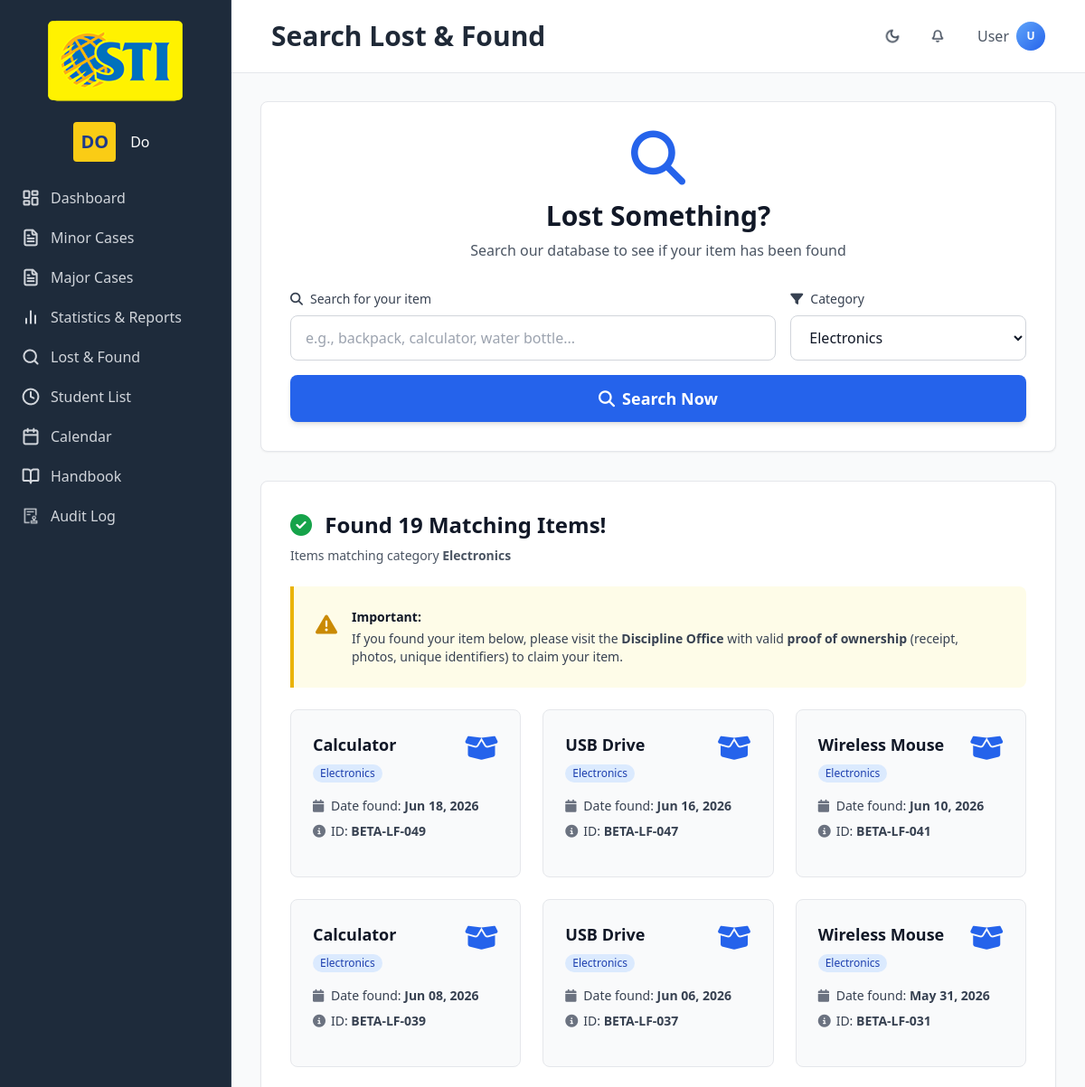
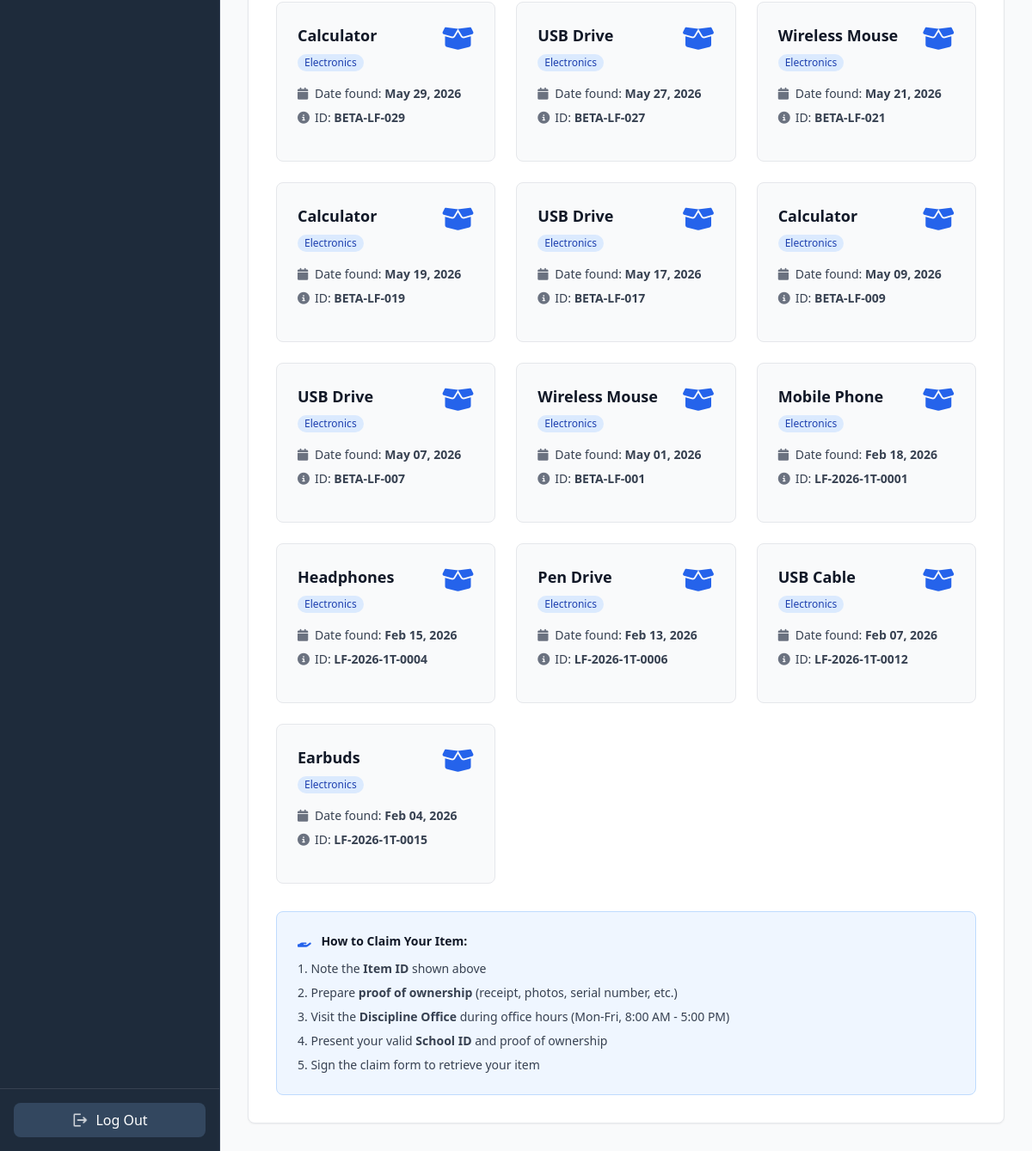
Page /modules/shared/searchLostAndFound.php?category=Electronics on the committed database (2 pictures, top to bottom).
### tables this page shows
CREATE TABLE lost_found_items (
    item_id VARCHAR(20) PRIMARY KEY,
    item_name VARCHAR(200) NOT NULL,
    category VARCHAR(50) NOT NULL,
    description LONGTEXT,
    found_location VARCHAR(200) NOT NULL,
    date_found DATE NOT NULL DEFAULT (CURRENT_DATE),
    time_found TIME,
    finder_name VARCHAR(100),
    finder_student_id VARCHAR(20) NULL,
    status VARCHAR(20) DEFAULT 'Unclaimed' CHECK (status IN ('Unclaimed', 'Claimed', 'Disposed')),
    claimer_name VARCHAR(100),
    claimer_student_id VARCHAR(20) NULL,
    date_claimed DATE,
    image_path VARCHAR(500),
    is_archived TINYINT(1) DEFAULT 0,
    archived_at DATETIME,
    created_at DATETIME DEFAULT CURRENT_TIMESTAMP,
    updated_at DATETIME DEFAULT CURRENT_TIMESTAMP ON UPDATE CURRENT_TIMESTAMP,
    CONSTRAINT fk_lost_found_finder FOREIGN KEY (finder_student_id) REFERENCES students(student_id),
    CONSTRAINT fk_lost_found_claimer FOREIGN KEY (claimer_student_id) REFERENCES students(student_id)
);

### modules/shared/searchLostAndFound.php (the view, shortened to what the rows shown need)
<?php
require_once __DIR__ . '/../../includes/lostAndFoundFunctions.php';
$searchResults = [];
$hasSearched = false;
$errorMessage = '';
$selectedCategory = '';
if ($_SERVER['REQUEST_METHOD'] === 'GET') {
    $searchTerm = isset($_GET['search']) ? trim($_GET['search']) : '';
    $selectedCategory = !empty($_GET['category']) ? $_GET['category'] : '';
    if ($searchTerm !== '' || $selectedCategory !== '') {
        $hasSearched = true;
        $category = $selectedCategory !== '' ? $selectedCategory : null;
        try {
            $searchResults = searchLostItems($searchTerm, $category);
        } catch (Exception $e) {
            $errorMessage = "Search error: " . $e->getMessage();
            error_log("Lost & Found Search Error: " . $e->getMessage());
        }
    }
}
?>
<!DOCTYPE html>
<html lang="en">
<head>
    <script src="https://cdn.tailwindcss.com"></script>
    <link rel="stylesheet" href="https://cdnjs.cloudflare.com/ajax/libs/font-awesome/6.5.1/css/all.min.css">
</head>
<body class="bg-gray-50 dark:bg-[#1F2937] text-gray-900 dark:text-gray-100 transition-colors duration-300 antialiased [scrollbar-gutter:stable]">
    <div class="flex h-screen overflow-hidden">
        <div class="flex-1 overflow-y-auto ml-0 md:ml-64 transition-all duration-300">
            <?php include __DIR__ . '/../../includes/header.php'; ?>
            <main class="p-4 pt-20 sm:p-6 sm:pt-24 md:p-8 md:pt-28 min-h-screen transition-colors duration-300">
                <div class="bg-white dark:bg-[#111827] border border-gray-200 dark:border-slate-700 rounded-lg shadow-sm p-4 sm:p-6 md:p-8 mb-6 sm:mb-8">
                    <div class="text-center mb-6 sm:mb-8">
                        <h2 class="text-xl sm:text-2xl md:text-3xl font-bold text-gray-900 dark:text-gray-100 mb-1 sm:mb-2">Lost Something?</h2>
                    </div>
                </div>
                <?php if ($hasSearched && !$errorMessage): ?>
                    <div class="bg-white dark:bg-[#111827] border border-gray-200 dark:border-slate-700 rounded-lg shadow-sm p-4 sm:p-6 md:p-8">
                        <?php
                            $searchSummaryParts = [];
                            if ($selectedCategory !== '') {
                                $searchSummaryParts[] = 'category <strong>' . htmlspecialchars($selectedCategory) . '</strong>';
                            }
                            $searchSummary = !empty($searchSummaryParts) ? implode(' and ', $searchSummaryParts) : 'your criteria';
                        ?>
                        <?php if (empty($searchResults)): ?>
                            <div class="text-center py-8 sm:py-12">
                                <i class="fas fa-inbox text-4xl sm:text-5xl md:text-6xl text-gray-400 dark:text-gray-600 mb-3 sm:mb-4"></i>
                                <h3 class="text-lg sm:text-xl md:text-2xl font-semibold text-gray-900 dark:text-gray-100 mb-2">No Matching Items Found</h3>
                                <p class="text-xs sm:text-sm text-gray-600 dark:text-gray-400 mb-6">
                                    We couldn't find any items matching <?php echo $searchSummary; ?>
                                </p>
                                <div class="bg-blue-50 dark:bg-blue-900/20 border border-blue-200 dark:border-blue-800 rounded-lg p-4 sm:p-6 max-w-2xl mx-auto">
                                    <h4 class="font-semibold text-gray-900 dark:text-gray-100 mb-3 text-xs sm:text-sm">
                                        <i class="fas fa-lightbulb text-blue-600 dark:text-blue-400 mr-2"></i>
                                        What to do next:
                                    </h4>
                                    <ul class="text-left text-xs sm:text-sm text-gray-700 dark:text-gray-300 space-y-2">
                                        <li><i class="fas fa-check text-green-600 dark:text-green-400 mr-2"></i>Try different keywords or descriptions</li>
                                        <li><i class="fas fa-check text-green-600 dark:text-green-400 mr-2"></i>Check back later - new items are added regularly</li>
                                        <li><i class="fas fa-check text-green-600 dark:text-green-400 mr-2"></i>Visit the Discipline Office during office hours</li>
                                        <li><i class="fas fa-check text-green-600 dark:text-green-400 mr-2"></i>Report your lost item to security personnel</li>
                                    </ul>
                                </div>
                            </div>
                        <?php else: ?>
                            <div class="grid grid-cols-1 sm:grid-cols-2 lg:grid-cols-3 gap-4 sm:gap-6">
                                <?php foreach ($searchResults as $item): ?>
                                    <div class="bg-gray-50 dark:bg-[#0F1623] border border-gray-200 dark:border-slate-700 rounded-lg p-4 sm:p-6 hover:shadow-lg transition flex flex-col justify-between">
                                        <div>
                                            <div class="flex items-start justify-between mb-3 gap-2">
                                                <div class="flex-1">
                                                    <h4 class="font-semibold text-base sm:text-lg text-gray-900 dark:text-gray-100 mb-1 leading-snug">
                                                        <?php echo htmlspecialchars($item['item_name']); ?>
                                                    </h4>
                                                    <span class="inline-block px-2 py-0.5 text-xs font-medium rounded-full bg-blue-100 dark:bg-blue-900/30 text-blue-800 dark:text-blue-300">
                                                        <?php echo htmlspecialchars($item['category']); ?>
                                                    </span>
                                                </div>
                                                <i class="fas fa-box-open text-2xl sm:text-3xl text-blue-600 dark:text-blue-400 flex-shrink-0"></i>
                                            </div>
                                            <div class="space-y-1.5 sm:space-y-2 text-xs sm:text-sm my-4">
                                                <div class="flex items-center text-gray-700 dark:text-gray-300">
                                                    <i class="fas fa-calendar w-5 text-gray-500 dark:text-gray-400"></i>
                                                    <span>Date found: <strong><?php echo date('M d, Y', strtotime($item['date_found'])); ?></strong></span>
                                                </div>
                                                <div class="flex items-center text-gray-700 dark:text-gray-300">
                                                    <i class="fas fa-info-circle w-5 text-gray-500 dark:text-gray-400"></i>
                                                    <span>ID: <strong><?php echo htmlspecialchars($item['item_id']); ?></strong></span>
                                                </div>
                                            </div>
                                        </div>
                                    </div>
                                <?php endforeach; ?>
                            </div>
                        <?php endif; ?>
                    </div>
                <?php endif; ?>
            </main>
        </div>
    </div>
</body>
</html>

### rows in the picture
lost_found_items: item_name "Calculator", category "Electronics", date_found "Jun 18, 2026", item_id "BETA-LF-049"
lost_found_items: item_name "USB Drive", category "Electronics", date_found "Jun 16, 2026", item_id "BETA-LF-047"
lost_found_items: item_name "Wireless Mouse", category "Electronics", date_found "Jun 10, 2026", item_id "BETA-LF-041"
lost_found_items: item_name "Calculator", category "Electronics", date_found "Jun 08, 2026", item_id "BETA-LF-039"
lost_found_items: item_name "USB Drive", category "Electronics", date_found "Jun 06, 2026", item_id "BETA-LF-037"
lost_found_items: item_name "Wireless Mouse", category "Electronics", date_found "May 31, 2026", item_id "BETA-LF-031"
lost_found_items: item_name "Calculator", category "Electronics", date_found "May 29, 2026", item_id "BETA-LF-029"
lost_found_items: item_name "USB Drive", category "Electronics", date_found "May 27, 2026", item_id "BETA-LF-027"
lost_found_items: item_name "Wireless Mouse", category "Electronics", date_found "May 21, 2026", item_id "BETA-LF-021"
lost_found_items: item_name "Calculator", category "Electronics", date_found "May 19, 2026", item_id "BETA-LF-019"
lost_found_items: item_name "USB Drive", category "Electronics", date_found "May 17, 2026", item_id "BETA-LF-017"
lost_found_items: item_name "Calculator", category "Electronics", date_found "May 09, 2026", item_id "BETA-LF-009"
lost_found_items: item_name "USB Drive", category "Electronics", date_found "May 07, 2026", item_id "BETA-LF-007"
lost_found_items: item_name "Wireless Mouse", category "Electronics", date_found "May 01, 2026", item_id "BETA-LF-001"
lost_found_items: item_name "Mobile Phone", category "Electronics", date_found "Feb 18, 2026", item_id "LF-2026-1T-0001"
lost_found_items: item_name "Headphones", category "Electronics", date_found "Feb 15, 2026", item_id "LF-2026-1T-0004"
lost_found_items: item_name "Pen Drive", category "Electronics", date_found "Feb 13, 2026", item_id "LF-2026-1T-0006"
lost_found_items: item_name "USB Cable", category "Electronics", date_found "Feb 07, 2026", item_id "LF-2026-1T-0012"
lost_found_items: item_name "Earbuds", category "Electronics", date_found "Feb 04, 2026", item_id "LF-2026-1T-0015"

### other values in the picture
$badgeShort "DO"
$displayRole "Do"
$item['label'] "Dashboard"
$item['label'] "Minor Cases"
$item['label'] "Major Cases"
$item['label'] "Statistics & Reports"
$item['label'] "Lost & Found"
$item['label'] "Student List"
$item['label'] "Calendar"
$item['label'] "Handbook"
$item['label'] "Audit Log"
$pageTitle "Search Lost & Found"
$adminName "User"
$initials "U"
count($searchResults) "19"
